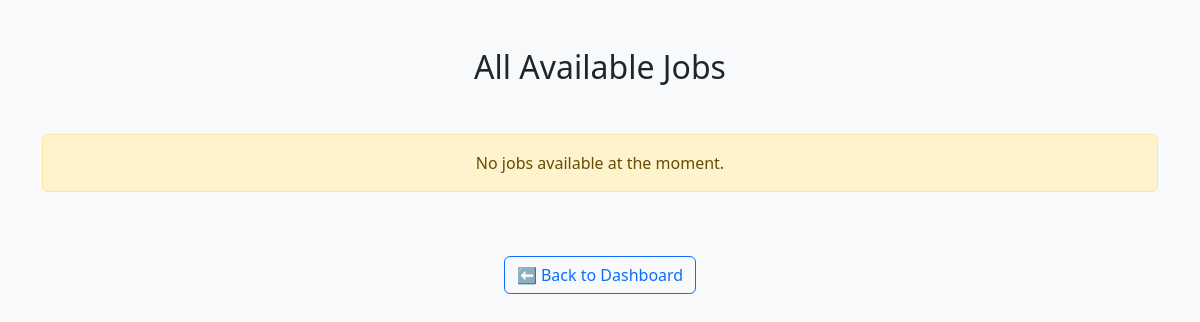
Before: /jobs/ (signed in) with the older database file.
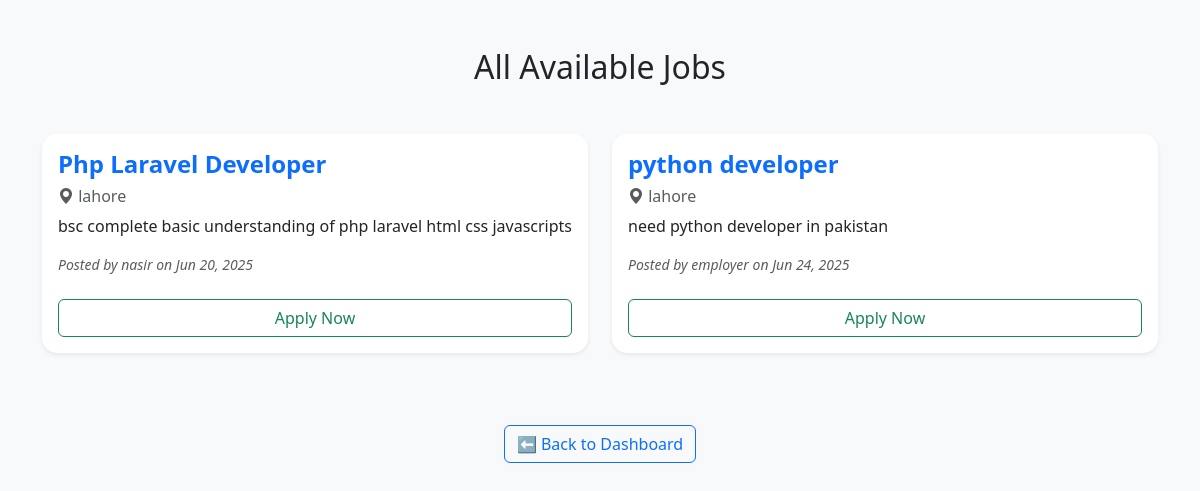
After: the same page with the newer database file.
### core/models.py (models this page shows, shortened)
class Job(models.Model):
    employer = models.ForeignKey(CustomUser, on_delete=models.CASCADE, limit_choices_to={'role':'employer'})
    title = models.CharField(max_length=100)
    description = models.TextField()
    location = models.CharField(max_length=100)
    category = models.CharField(max_length=50)
    salary = models.CharField(max_length=50)
    created_at = models.DateTimeField(auto_now_add=True)

class CustomUser(AbstractUser):
    role= models.CharField(max_length=10, choices=USER_ROLE_CHOICES)

### core/views.py (the view)
# urls.py: path('jobs/', views.job_list , name='job_list'),
@login_required
def job_list(request):
    jobs = Job.objects.all()
    return render(request, 'jobs/job_list.html', {'jobs': jobs})

### core/templates/jobs/job_list.html (shortened to what this page needs)
<!DOCTYPE html>
<html lang="en">
<head>
  <link href="https://cdn.jsdelivr.net/npm/bootstrap@5.3.3/dist/css/bootstrap.min.css" rel="stylesheet">
  <link href="https://cdn.jsdelivr.net/npm/bootstrap-icons@1.11.3/font/bootstrap-icons.css" rel="stylesheet">
</head>
<body>
  <div class="container py-5">
    <h2 class="text-center mb-5 text-dark">All Available Jobs</h2>
    <div class="row">
      {% for job in jobs %}
        <div class="col-md-6 mb-4">
          <div class="card job-card border-0 shadow-sm h-100">
            <div class="card-body">
              <h4 class="job-title">{{ job.title }}</h4>
              <h6 class="text-muted mb-2">
                <i class="bi bi-geo-alt-fill"></i> {{ job.location }}
              </h6>
              <p class="mb-3">{{ job.description|truncatewords:25 }}</p>
              <p class="text-muted small">
                <em>Posted by {{ job.employer.username }} on {{ job.created_at|date:"M d, Y" }}</em>
              </p>
              <a href="{% url 'apply_job' job.id %}" class="btn btn-outline-success w-100 mt-2">Apply Now</a>
            </div>
          </div>
        </div>
      {% empty %}
        <div class="col-12">
          <div class="alert alert-warning text-center">No jobs available at the moment.</div>
        </div>
      {% endfor %}
    </div>
    <div class="text-center mt-5">
      <a href="{% url 'seeker_dashboard' %}" class="btn btn-outline-primary">⬅ Back to Dashboard</a>
    </div>
  </div>
</body>
</html>

### core/templates/jobs/job_list.html (style rules this page uses)
body { background-color: #f8f9fa; }
.job-card { border-radius: 15px; transition: transform 0.3s ease, box-shadow 0.3s ease; }
.job-title { font-weight: 600; color: #0d6efd; }

Changed rows visible on the page:
added Job: title "Php Laravel Developer", location "lahore", description "bsc complete basic understanding of php laravel html css javascripts", employer.username "nasir", created_at "Jun 20, 2025"
added Job: title "python developer", location "lahore", description "need python developer in pakistan", employer.username "employer", created_at "Jun 24, 2025"
Other visible differences:
text no longer shown: "No jobs available at the moment."
